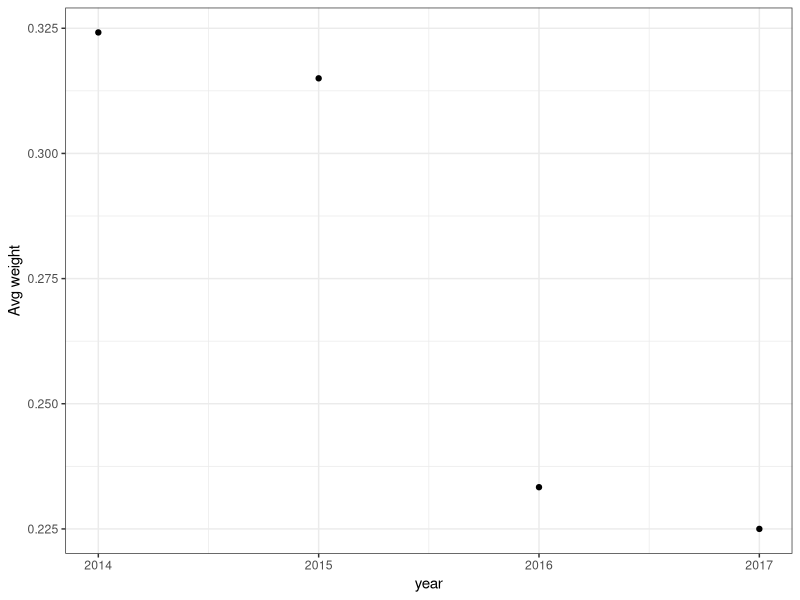
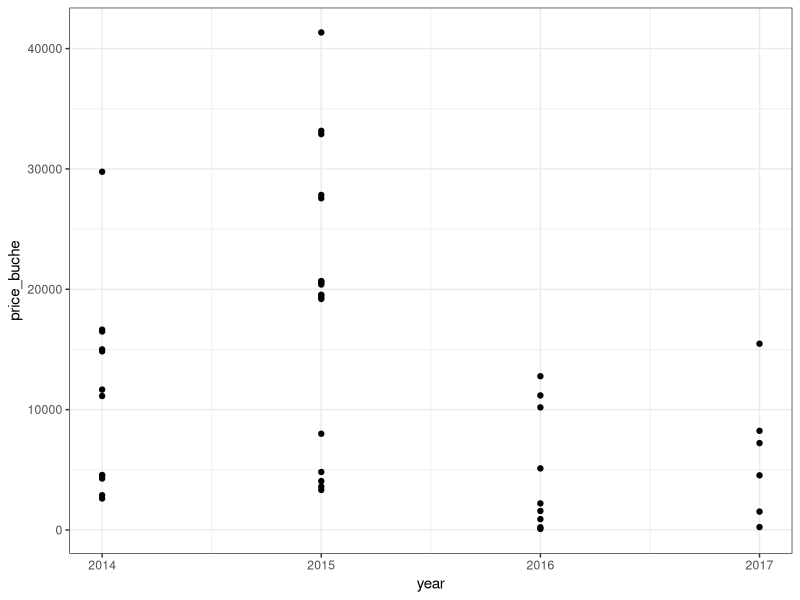
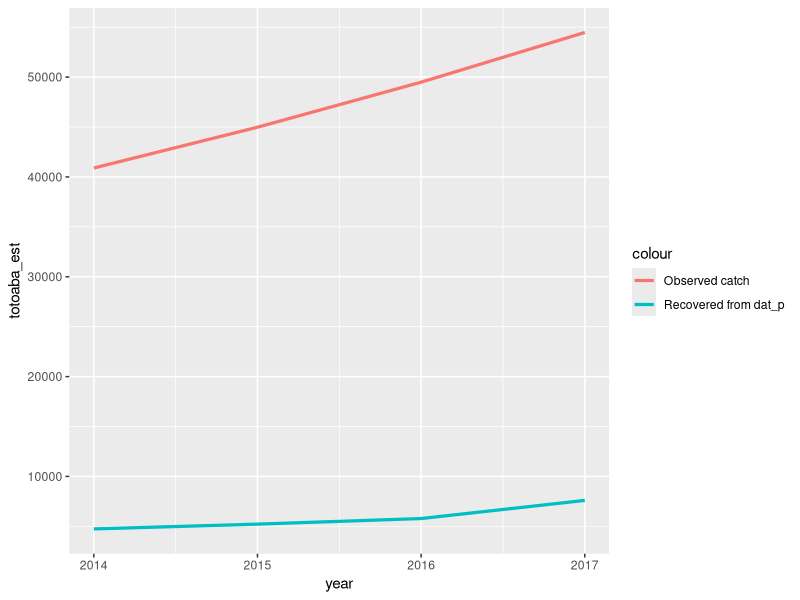
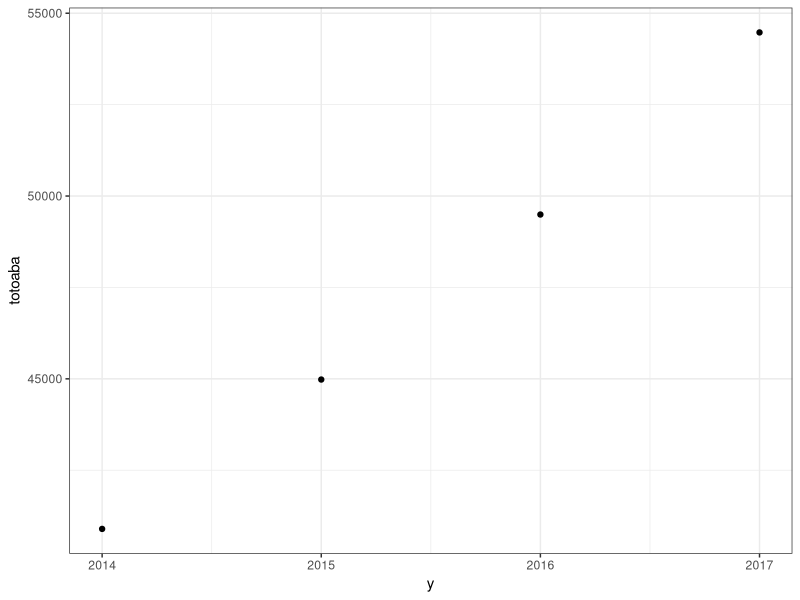
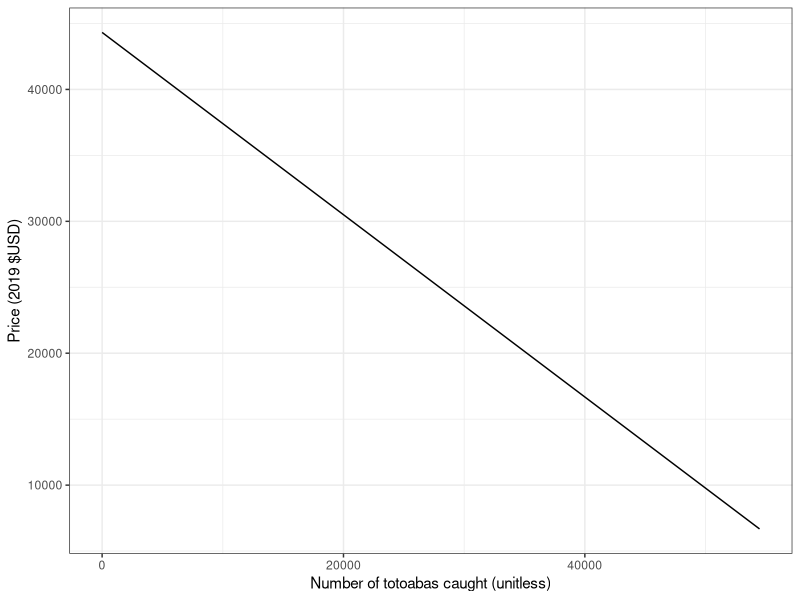
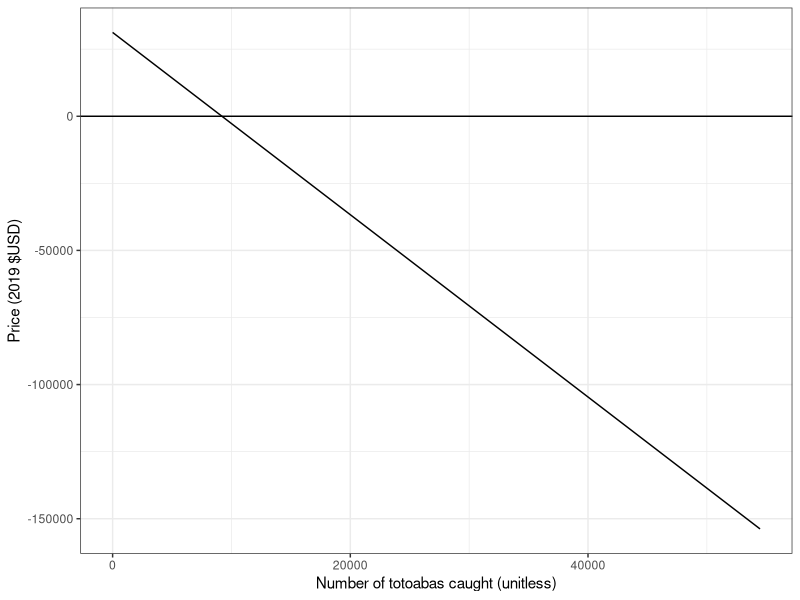

Write the R code that produced these figures, in order.
## ---- chunk 1
knitr::opts_chunk$set(echo = F)
library(tidyverse)
library(here)
## ---- chunk 2
dat_p = read.csv(here("data","andrew","dat_p.csv")) #Price-quantity data (OG Paper)
dat_b = read.csv(here('data', 'andrew', "dat_bc.csv"))
## ---- chunk 3
dat_p %>% 
  group_by(year) %>%
 summarise_at(vars(kg), list(name = mean))%>%
  ggplot(aes(x = year,  y = name))+
  geom_point()+
  theme_bw()+
  ylab('Avg weight')
## ---- chunk 4
dat_p = dat_p %>%
  mutate(price_buche = g*p,
         price_kg = p*1000)
dat_p %>%
  ggplot(aes(x=year))+
  geom_point(aes(y = price_buche))+
  theme_bw()
## ---- chunk 5
dat_p = dat_p %>% mutate(totoaba = (q*1000)/.5)
dat_b = dat_b %>% mutate(totoaba = (c*1000/25.7))

data.frame( totoaba_est = dat_p %>% select(totoaba) %>% unique() %>% pull(),
            totoaba_obs = dat_b %>% subset(y>2013) %>% select(totoaba)%>%pull(),
            year = c(2014, 2015, 2016, 2017))%>%
  ggplot(aes(x=year))+
  geom_line(aes(y = totoaba_est, colour= 'Recovered from dat_p'), linewidth = 1.1)+
  geom_line(aes(y = totoaba_obs, colour = 'Observed catch'), linewidth = 1.1)
  
## ---- chunk 6
dat_b %>% subset(y>2013)%>%
  ggplot(aes(x=y, y= totoaba))+
  geom_point()+
  theme_bw()
## ---- chunk 7
results = data.frame()
new_dat = merge(dat_b %>% subset(y>2013) %>% select(y,totoaba) %>%rename(year=y), dat_p %>% select(year, price_buche))
model = lm(price_buche ~ totoaba, data = new_dat)
summary(model)

demand = function(totoaba){
  y = model$coefficients[1] + model$coefficients[2]*totoaba
  return(y)
}

data.frame(x = seq(1,max(dat_b %>% subset(y>2013)%>%select(totoaba)))) %>%
  mutate(demand = demand(x))%>%
  ggplot(aes(x = x, y = demand))+
  geom_line()+
  xlab('Number of totoabas caught (unitless)')+
  ylab('Price (2019 $USD)')+
  theme_bw()

results = results %>% rbind(model$coefficients)
## ---- chunk 8
new_dat = dat_p %>% select(price_buche, totoaba)
model = lm(price_buche ~ totoaba, data = new_dat)
summary(model)

demand = function(totoaba){
  y = model$coefficients[1] + model$coefficients[2]*totoaba
  return(y)
}

data.frame(x = seq(1,max(dat_b %>% subset(y>2013)%>%select(totoaba)))) %>%
  mutate(demand = demand(x))%>%
  ggplot(aes(x = x, y = demand))+
  geom_line()+
  xlab('Number of totoabas caught (unitless)')+
  ylab('Price (2019 $USD)')+
  theme_bw()+
  geom_hline(yintercept=0)

results = results %>% rbind(model$coefficients)
## ---- chunk 9
colnames(results) = c('Intercept (alpha)', 'beta')
print(results)
